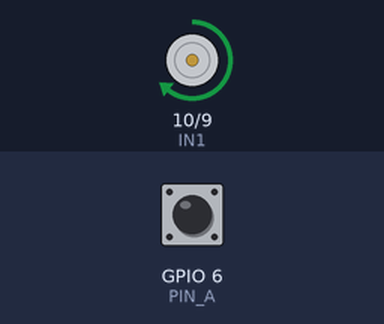
Bench run of a sketch on a simulated ESP32-S3. Parts: motor-driver pin pairs drawn as motors (green arrow = first pin HIGH = forward, orange = second pin HIGH = backward, longer = more drive). The test bench sets the inputs (shaded band); at power-on: GPIO 6 (PIN_A) HIGH. What the sketch prints to the serial monitor is not drawn.

Above: at 0.1 s.
Timing chart, 0 to 1.6 s (numbered marks = the images above):
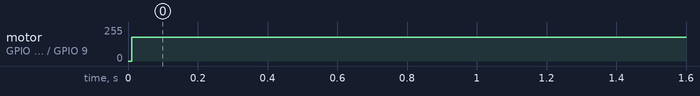

The sketch:

lazoDirecto_Filtrado.ino
```cpp
#include <Arduino.h>

// --- Configuración de Pines ---
const int IN1 = 10;
const int IN2 = 9;
const int PIN_A = 6;
const int PIN_B = 7;

// --- Configuración PWM ---
const int FREQ_HZ    = 5000;
const int RESOLUCION = 8;

// --- Configuración Encoder ---
const float CPR          = 70.0;
const int   INTERVALO_MS = 10;   // Tiempo de muestreo (10ms)

// --- Variables de Estado ---
volatile long conteo = 0;
unsigned long tiempoAnterior = 0;

// --- Variables del Filtro Paso Bajo ---
float rpmFiltrada = 0;
const float alpha = 0.1; // Factor de suavizado (0.1 a 0.3 recomendado)

// ──────────────────────────────────────────
void IRAM_ATTR isrEncoder() {
  // Leemos el canal B para determinar el sentido
  if (digitalRead(PIN_B) == HIGH) conteo++;
  else                            conteo--;
}

// ──────────────────────────────────────────
float calcularRPM(float dt) {
  static long conteoAnterior = 0;
  long snapshot;

  // Bloqueo de interrupciones para lectura segura del contador
  noInterrupts();
    snapshot = conteo;
  interrupts();

  long delta = snapshot - conteoAnterior;

  // Cálculo de RPM: (pulsos / CPR) * (60 segundos / dt)
  float rpm = (delta / CPR) * (60.0 / dt);

  conteoAnterior = snapshot;
  return rpm;
}

// ──────────────────────────────────────────
void adelante(int velocidad) {
  ledcWrite(IN1, constrain(velocidad, 0, 255));
  ledcWrite(IN2, 0);
}

// ──────────────────────────────────────────
void setup() {
  Serial.begin(115200);

  // Configuración de salidas PWM
  ledcAttach(IN1, FREQ_HZ, RESOLUCION);
  ledcAttach(IN2, FREQ_HZ, RESOLUCION);

  // Configuración de entradas Encoder
  pinMode(PIN_A, INPUT_PULLUP);
  pinMode(PIN_B, INPUT_PULLUP);
  attachInterrupt(digitalPinToInterrupt(PIN_A), isrEncoder, RISING);
}

// ──────────────────────────────────────────
void loop() {
  unsigned long ahora = millis();

  // Ejecución precisa cada 10ms
  if (ahora - tiempoAnterior >= INTERVALO_MS) {
    float dt = (ahora - tiempoAnterior) / 1000.0;
    tiempoAnterior = ahora;

    // Aplicamos una velocidad constante de prueba
    adelante(180);

    // 1. Obtenemos la medida bruta (con saltos de cuantización)
    float rpmMedida = calcularRPM(dt);

    // 2. Aplicamos el Filtro Paso Bajo
    // Ecuación: y[n] = (1 - alpha) * y[n-1] + alpha * x[n]
    rpmFiltrada = ( (1.0 - alpha) * rpmFiltrada ) + ( alpha * rpmMedida );

    // 3. Monitorización para el Serial Plotter
    // Imprimimos ambas para comparar el efecto del filtro
    Serial.print("RPM_Bruta:");    Serial.print(rpmMedida);   Serial.print(",");
    Serial.print("RPM_Filtrada:"); Serial.println(rpmFiltrada);
  }
}
```

Measured:
- by itself, motor on GPIO 10 (IN1) / GPIO 9 (IN2): stopped → forward 179/255 at 0.01 s
